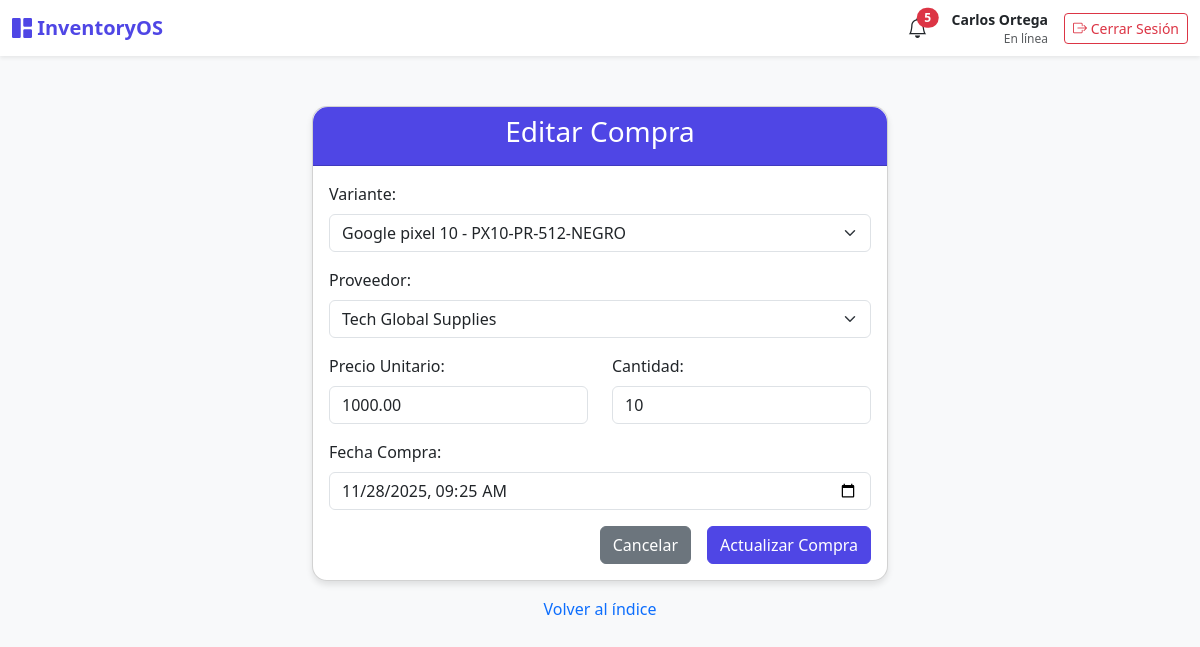
Screenshot of /create_modify_compra/editar_compra.php?id=11 (signed in) with the database file from the repository.
### tables this page shows
CREATE TABLE `compras` (
  `id` int NOT NULL,
  `variante_id` int NOT NULL,
  `proveedor_id` int NOT NULL,
  `precio_unitario` decimal(10,2) NOT NULL,
  `cantidad` int NOT NULL,
  `fecha_compra` datetime NOT NULL DEFAULT CURRENT_TIMESTAMP
);

### create_modify_compra/editar_compra.php (the view, shortened to what this page needs)
<?php
require_once __DIR__ . '/../connect.php';
$id = isset($_GET['id']) ? (int)$_GET['id'] : 0;
$c = null;
if ($id>0){
  $stmt=$conn->prepare("SELECT * FROM compras WHERE id=?");
  $stmt->bind_param('i',$id); $stmt->execute(); $res=$stmt->get_result();
  if($res && $res->num_rows===1){ $c=$res->fetch_assoc(); }
}
?>
<!DOCTYPE html>
<html lang="es">
<head>
    <link href="https://cdn.jsdelivr.net/npm/bootstrap@5.3.0/dist/css/bootstrap.min.css" rel="stylesheet">
    <link rel="stylesheet" href="https://cdn.jsdelivr.net/npm/bootstrap-icons@1.11.0/font/bootstrap-icons.css">
</head>
<body>
<?php include '../navbar.php'; ?>
<div class="container">
    <div class="card">
        <div class="card-header text-center">
            <h3>Editar Compra</h3>
        </div>
        <div class="card-body">
            <?php if($c): ?>
            <form action="actualizar_compra.php" method="post" class="needs-validation" novalidate>
                <div class="mb-3">
                    <label for="variante_id" class="form-label">Variante:</label>
                    <select class="form-select" id="variante_id" name="variante_id" required>
                        <?php
                        $vars=$conn->query("SELECT v.id, v.sku, p.nombre AS producto FROM variantes v JOIN productos p ON p.id=v.producto_id ORDER BY p.nombre, v.sku");
                        while($va=$vars->fetch_assoc()){
                            $sel = ($va['id'] == $c['variante_id']) ? 'selected' : '';
                            echo '<option value="'.$va['id'].'" '.$sel.'>'.htmlspecialchars($va['producto']).' - '.htmlspecialchars($va['sku']).'</option>';
                        }
                        ?>
                    </select>
                </div>
                <div class="mb-3">
                    <label for="proveedor_id" class="form-label">Proveedor:</label>
                    <select class="form-select" id="proveedor_id" name="proveedor_id" required>
                        <?php
                        $prov=$conn->query("SELECT id, nombre_empresa FROM proveedores ORDER BY nombre_empresa");
                        while($pr=$prov->fetch_assoc()){
                            $sel = ($pr['id'] == $c['proveedor_id']) ? 'selected' : '';
                            echo '<option value="'.$pr['id'].'" '.$sel.'>'.htmlspecialchars($pr['nombre_empresa']).'</option>';
                        }
                        ?>
                    </select>
                </div>
                <div class="row">
                    <div class="col-md-6 mb-3">
                        <label for="precio_unitario" class="form-label">Precio Unitario:</label>
                        <input type="number" class="form-control" id="precio_unitario" name="precio_unitario" step="0.01" min="0" required value="<?php echo $c['precio_unitario']; ?>" onkeydown="return event.keyCode !== 69">
                    </div>
                    <div class="col-md-6 mb-3">
                        <label for="cantidad" class="form-label">Cantidad:</label>
                        <input type="number" class="form-control" id="cantidad" name="cantidad" min="1" step="1" required value="<?php echo $c['cantidad']; ?>" onkeydown="return event.keyCode !== 69">
                    </div>
                </div>
                <div class="mb-3">
                    <label for="fecha_compra" class="form-label">Fecha Compra:</label>
                    <?php $dt = str_replace(' ', 'T', substr($c['fecha_compra'],0,16)); ?>
                    <input type="datetime-local" class="form-control" id="fecha_compra" name="fecha_compra" value="<?php echo $dt; ?>" max="<?php echo date('Y-m-d\TH:i'); ?>">
                </div>
                <div class="d-grid gap-2 d-md-flex justify-content-md-end">
                    <a href="listar_compra.php" class="btn btn-secondary me-md-2">Cancelar</a>
                    <button type="submit" class="btn btn-primary">Actualizar Compra</button>
                </div>
            </form>
            <?php else: ?>
            <div class="alert alert-danger" role="alert">
                No se encontró la compra.
            </div>
            <?php endif; ?>
        </div>
    </div>
    <div class="text-center mt-3">
        <a href="../principal.php" class="text-decoration-none">Volver al índice</a>
    </div>
</div>
</body>
</html>

### create_modify_compra/editar_compra.php (style rules this page uses)
:root { --primary-color: #4f46e5; }
body { background-color: #f8f9fa; }
.container { max-width: 600px; margin-top: 50px; }
.card { border-radius: 15px; box-shadow: 0 4px 6px rgba(0,0,0,0.1); }
.card-header { background-color: var(--primary-color); color: white; border-radius: 15px 15px 0 0 !important; }
.btn-primary { background-color: var(--primary-color); border-color: var(--primary-color); }

### rows the page displays
compras: precio_unitario "1000.00", cantidad "10", fecha_compra "11/28/2025 09:25"

### other values shown
$alert_count "5"
$_SESSION['nombre'] "Carlos Ortega"
form field variante_id "Google pixel 10 - PX10-PR-512-NEGRO"
form field proveedor_id "Tech Global Supplies"
